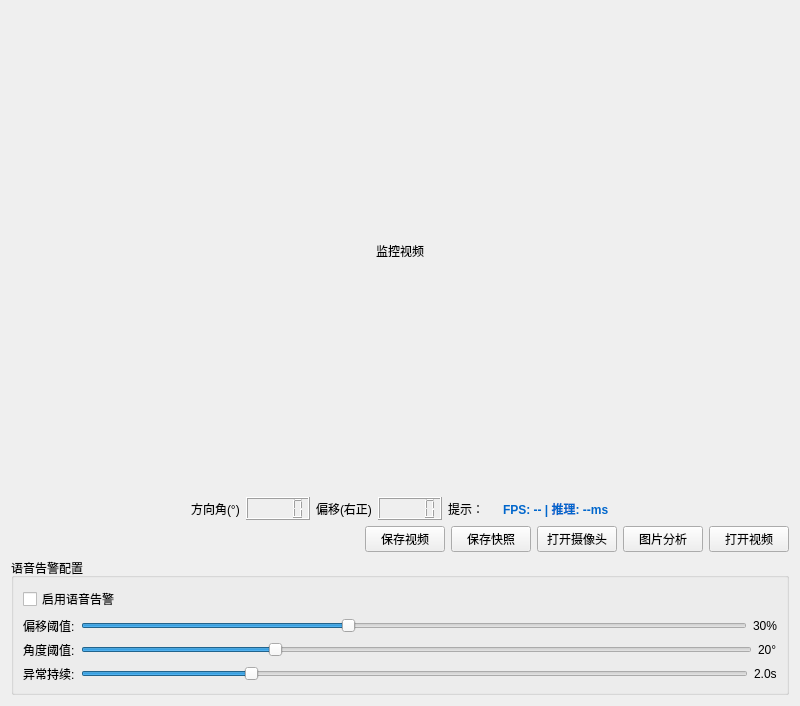
<?xml version="1.0" encoding="UTF-8"?>
<ui version="4.0">
 <class>BlindPathMonitorForm</class>
 <widget class="QWidget" name="BlindPathMonitorForm">
  <property name="geometry">
   <rect>
    <x>0</x>
    <y>0</y>
    <width>800</width>
    <height>650</height>
   </rect>
  </property>
  <property name="windowTitle">
   <string>盲路监控系统</string>
  </property>
  <layout class="QVBoxLayout" name="verticalLayout">
   <item>
    <widget class="QLabel" name="label_img">
     <property name="sizePolicy">
      <sizepolicy hsizetype="Expanding" vsizetype="Expanding">
       <horstretch>0</horstretch>
       <verstretch>0</verstretch>
      </sizepolicy>
     </property>
     <property name="minimumSize">
      <size>
       <width>640</width>
       <height>480</height>
      </size>
     </property>
     <property name="frameShape">
      <enum>QFrame::NoFrame</enum>
     </property>
     <property name="text">
      <string>监控视频</string>
     </property>
     <property name="alignment">
      <set>Qt::AlignCenter</set>
     </property>
    </widget>
   </item>
   <item>
    <layout class="QHBoxLayout" name="horizontalLayout_2">
     <item>
      <spacer name="spacer_left">
       <property name="orientation">
        <enum>Qt::Horizontal</enum>
       </property>
       <property name="sizeHint" stdset="0">
        <size>
         <width>40</width>
         <height>20</height>
        </size>
       </property>
      </spacer>
     </item>
     <item>
      <widget class="QLabel" name="label">
       <property name="text">
        <string>方向角(°)</string>
       </property>
      </widget>
     </item>
     <item>
      <widget class="QLCDNumber" name="lcdNumber_angle"/>
     </item>
     <item>
      <widget class="QLabel" name="label_3">
       <property name="text">
        <string>偏移(右正)</string>
       </property>
      </widget>
     </item>
     <item>
      <widget class="QLCDNumber" name="lcdNumber_distance"/>
     </item>
     <item>
      <widget class="QLabel" name="label_2">
       <property name="text">
        <string>提示：</string>
       </property>
      </widget>
     </item>
     <item>
      <widget class="QLabel" name="label_operation">
       <property name="text">
        <string/>
       </property>
      </widget>
     </item>
     <item>
      <widget class="QLabel" name="label_fps">
       <property name="text">
        <string>FPS: -- | 推理: --ms</string>
       </property>
       <property name="styleSheet">
        <string notr="true">font-weight: bold; color: #0066cc;</string>
       </property>
      </widget>
     </item>
     <item>
      <spacer name="spacer_right">
       <property name="orientation">
        <enum>Qt::Horizontal</enum>
       </property>
       <property name="sizeHint" stdset="0">
        <size>
         <width>40</width>
         <height>20</height>
        </size>
       </property>
      </spacer>
     </item>
    </layout>
   </item>
   <item>
    <layout class="QHBoxLayout" name="horizontalLayout">
     <item>
      <widget class="QLabel" name="label_timestamp">
       <property name="enabled">
        <bool>false</bool>
       </property>
       <property name="text">
        <string/>
       </property>
      </widget>
     </item>
     <item>
      <widget class="QLabel" name="label_info">
       <property name="text">
        <string/>
       </property>
      </widget>
     </item>
     <item>
      <spacer name="spacer_info">
       <property name="orientation">
        <enum>Qt::Horizontal</enum>
       </property>
       <property name="sizeHint" stdset="0">
        <size>
         <width>40</width>
         <height>20</height>
        </size>
       </property>
      </spacer>
     </item>
     <item>
      <widget class="QPushButton" name="pushButton_savevideo">
       <property name="text">
        <string>保存视频</string>
       </property>
      </widget>
     </item>
     <item>
      <widget class="QPushButton" name="pushButton_savesnapshot">
       <property name="text">
        <string>保存快照</string>
       </property>
      </widget>
     </item>
     <item>
      <widget class="QPushButton" name="pushButton_opencamera">
       <property name="text">
        <string>打开摄像头</string>
       </property>
      </widget>
     </item>
     <item>
      <widget class="QPushButton" name="pushButton_imageanalysis">
       <property name="text">
        <string>图片分析</string>
       </property>
      </widget>
     </item>
     <item>
      <widget class="QPushButton" name="pushButton_openvideo">
       <property name="text">
        <string>打开视频</string>
       </property>
      </widget>
     </item>
    </layout>
   </item>
   <item>
    <widget class="QGroupBox" name="groupBox_voice">
     <property name="title">
      <string>语音告警配置</string>
     </property>
     <layout class="QVBoxLayout" name="voiceLayout">
      <item>
       <widget class="QCheckBox" name="checkBox_voice_switch">
        <property name="text">
         <string>启用语音告警</string>
        </property>
       </widget>
      </item>
      <item>
       <layout class="QHBoxLayout" name="offsetLayout">
        <item>
         <widget class="QLabel" name="label_offset">
          <property name="text">
           <string>偏移阈值:</string>
          </property>
         </widget>
        </item>
        <item>
         <widget class="QSlider" name="slider_offset">
          <property name="orientation">
           <enum>Qt::Horizontal</enum>
          </property>
          <property name="minimum">
           <number>10</number>
          </property>
          <property name="maximum">
           <number>60</number>
          </property>
          <property name="value">
           <number>30</number>
          </property>
         </widget>
        </item>
        <item>
         <widget class="QLabel" name="label_offset_value">
          <property name="text">
           <string>30%</string>
          </property>
         </widget>
        </item>
       </layout>
      </item>
      <item>
       <layout class="QHBoxLayout" name="angleLayout">
        <item>
         <widget class="QLabel" name="label_angle">
          <property name="text">
           <string>角度阈值:</string>
          </property>
         </widget>
        </item>
        <item>
         <widget class="QSlider" name="slider_angle">
          <property name="orientation">
           <enum>Qt::Horizontal</enum>
          </property>
          <property name="minimum">
           <number>10</number>
          </property>
          <property name="maximum">
           <number>45</number>
          </property>
          <property name="value">
           <number>20</number>
          </property>
         </widget>
        </item>
        <item>
         <widget class="QLabel" name="label_angle_value">
          <property name="text">
           <string>20°</string>
          </property>
         </widget>
        </item>
       </layout>
      </item>
      <item>
       <layout class="QHBoxLayout" name="intervalLayout">
        <item>
         <widget class="QLabel" name="label_interval">
          <property name="text">
           <string>异常持续:</string>
          </property>
         </widget>
        </item>
        <item>
         <widget class="QSlider" name="slider_interval">
          <property name="orientation">
           <enum>Qt::Horizontal</enum>
          </property>
          <property name="minimum">
           <number>10</number>
          </property>
          <property name="maximum">
           <number>50</number>
          </property>
          <property name="value">
           <number>20</number>
          </property>
         </widget>
        </item>
        <item>
         <widget class="QLabel" name="label_interval_value">
          <property name="text">
           <string>2.0s</string>
          </property>
         </widget>
        </item>
       </layout>
      </item>
     </layout>
    </widget>
   </item>
  </layout>
 </widget>
 <resources/>
 <connections>
  <connection>
   <sender>pushButton_savevideo</sender>
   <signal>clicked()</signal>
   <receiver>BlindPathMonitorForm</receiver>
   <slot>startWriteVideo()</slot>
   <hints>
    <hint type="sourcelabel">
     <x>600</x>
     <y>600</y>
    </hint>
    <hint type="destinationlabel">
     <x>400</x>
     <y>325</y>
    </hint>
   </hints>
  </connection>
  <connection>
   <sender>pushButton_savesnapshot</sender>
   <signal>clicked()</signal>
   <receiver>BlindPathMonitorForm</receiver>
   <slot>writeSnapshot()</slot>
   <hints>
    <hint type="sourcelabel">
     <x>680</x>
     <y>600</y>
    </hint>
    <hint type="destinationlabel">
     <x>400</x>
     <y>325</y>
    </hint>
   </hints>
  </connection>
  <connection>
   <sender>pushButton_opencamera</sender>
   <signal>clicked()</signal>
   <receiver>BlindPathMonitorForm</receiver>
   <slot>openCamera()</slot>
   <hints>
    <hint type="sourcelabel">
     <x>640</x>
     <y>600</y>
    </hint>
    <hint type="destinationlabel">
     <x>400</x>
     <y>325</y>
    </hint>
   </hints>
  </connection>
  <connection>
   <sender>pushButton_imageanalysis</sender>
   <signal>clicked()</signal>
   <receiver>BlindPathMonitorForm</receiver>
   <slot>openImageAnalysis()</slot>
   <hints>
    <hint type="sourcelabel">
     <x>720</x>
     <y>600</y>
    </hint>
    <hint type="destinationlabel">
     <x>400</x>
     <y>325</y>
    </hint>
   </hints>
  </connection>
  <connection>
   <sender>pushButton_openvideo</sender>
   <signal>clicked()</signal>
   <receiver>BlindPathMonitorForm</receiver>
   <slot>openVideoFile()</slot>
   <hints>
    <hint type="sourcelabel">
     <x>760</x>
     <y>600</y>
    </hint>
    <hint type="destinationlabel">
     <x>400</x>
     <y>325</y>
    </hint>
   </hints>
  </connection>
 </connections>
 <slots>
  <slot>startWriteVideo()</slot>
  <slot>writeSnapshot()</slot>
  <slot>openVideoFile()</slot>
  <slot>openCamera()</slot>
  <slot>openImageAnalysis()</slot>
 </slots>
</ui>
